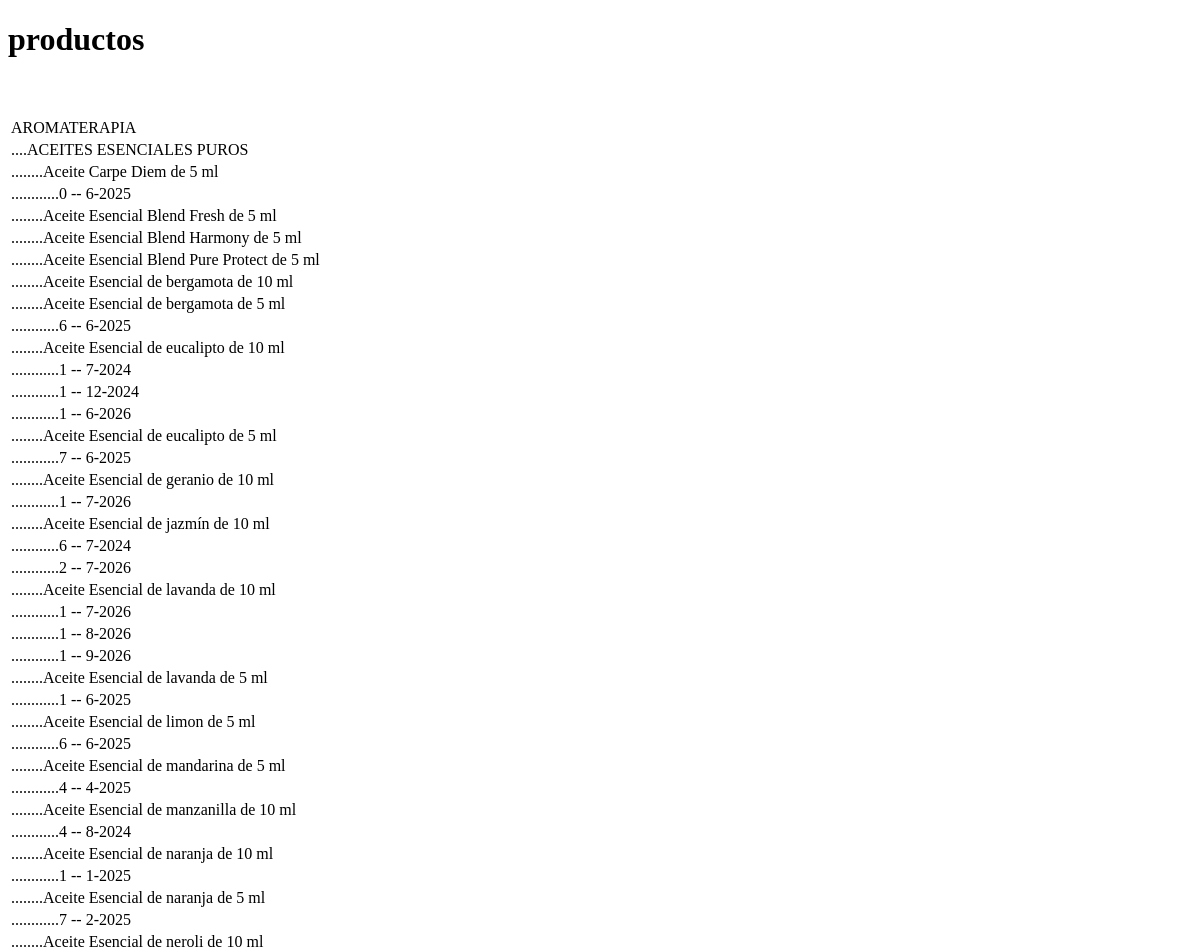
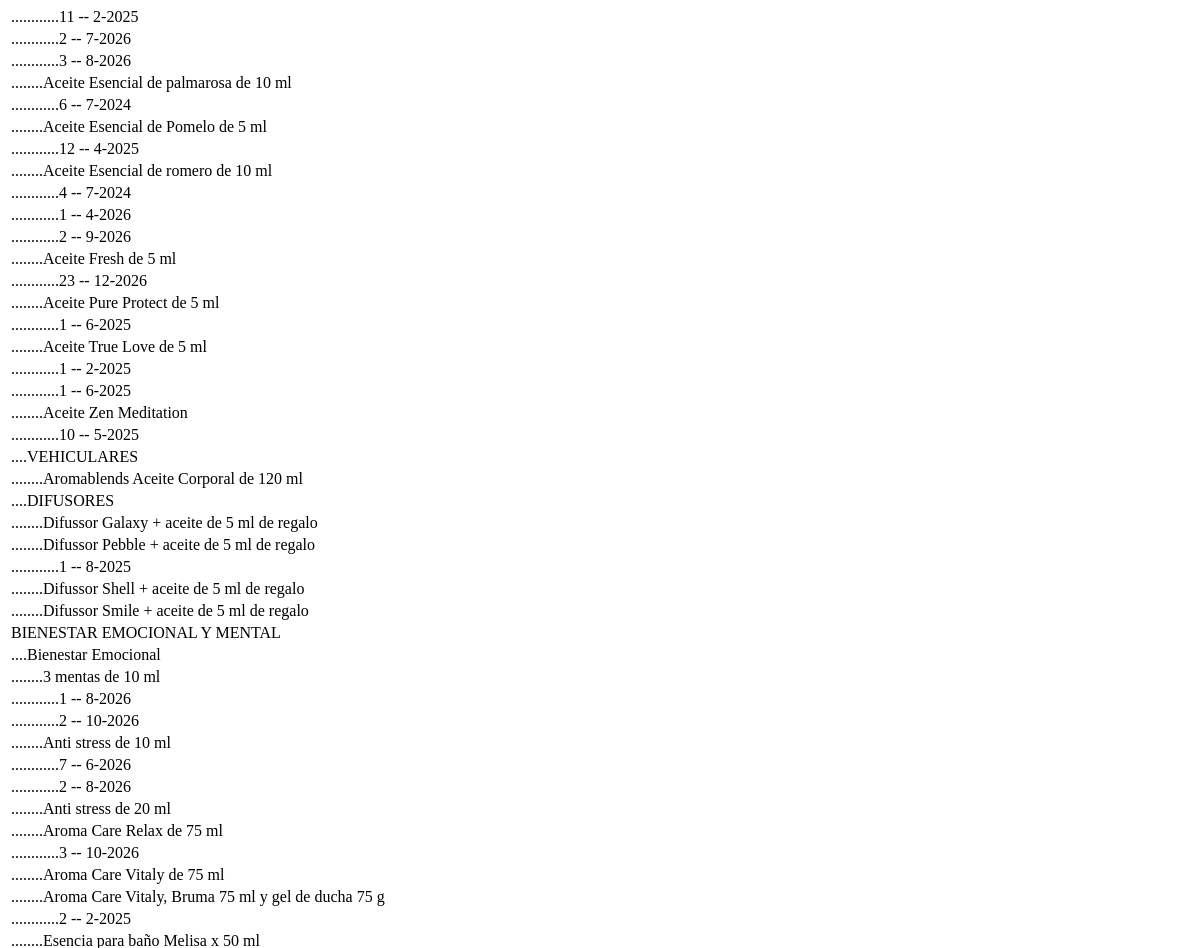
/k (upper part), run on an earlier commit of the app's database (2 pictures, top to bottom).
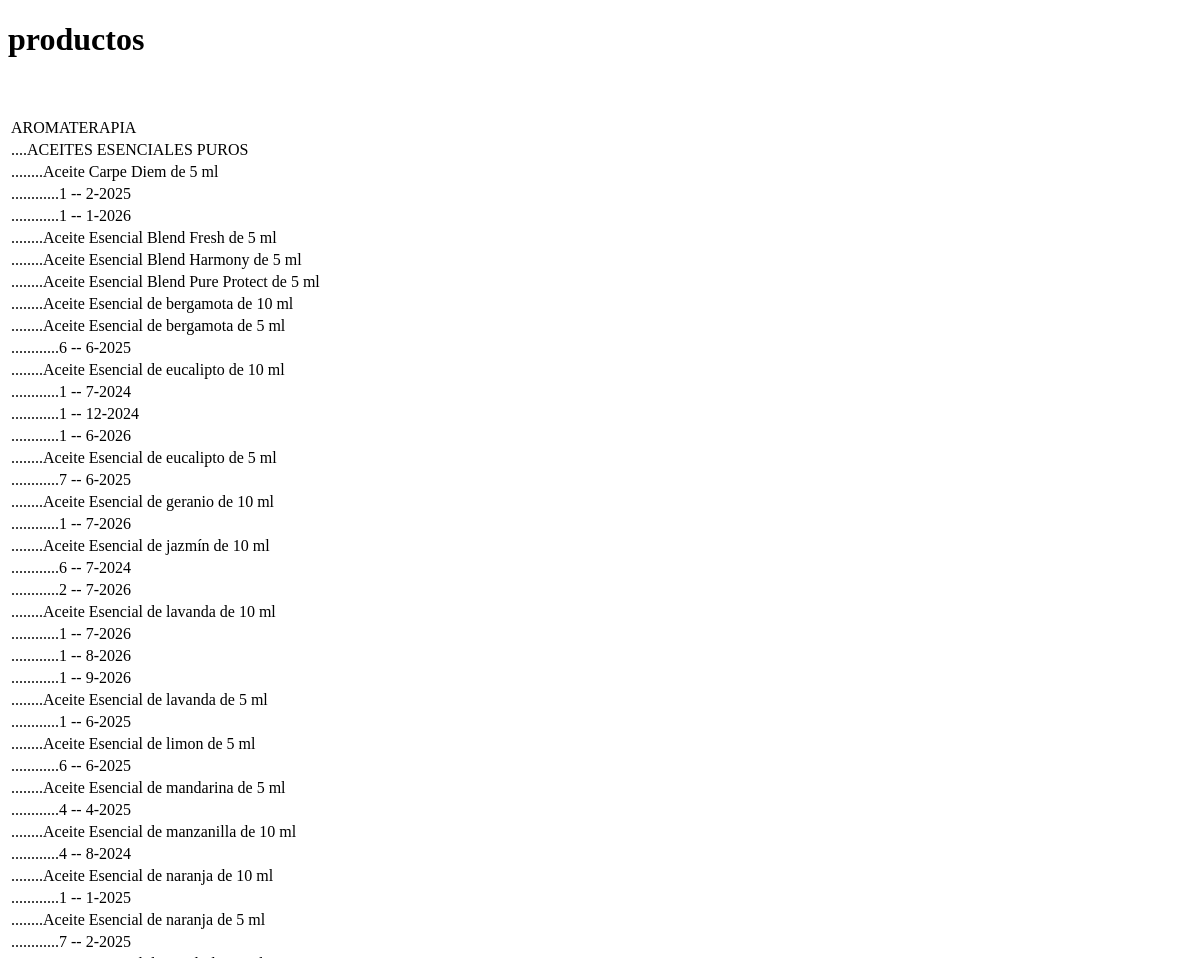
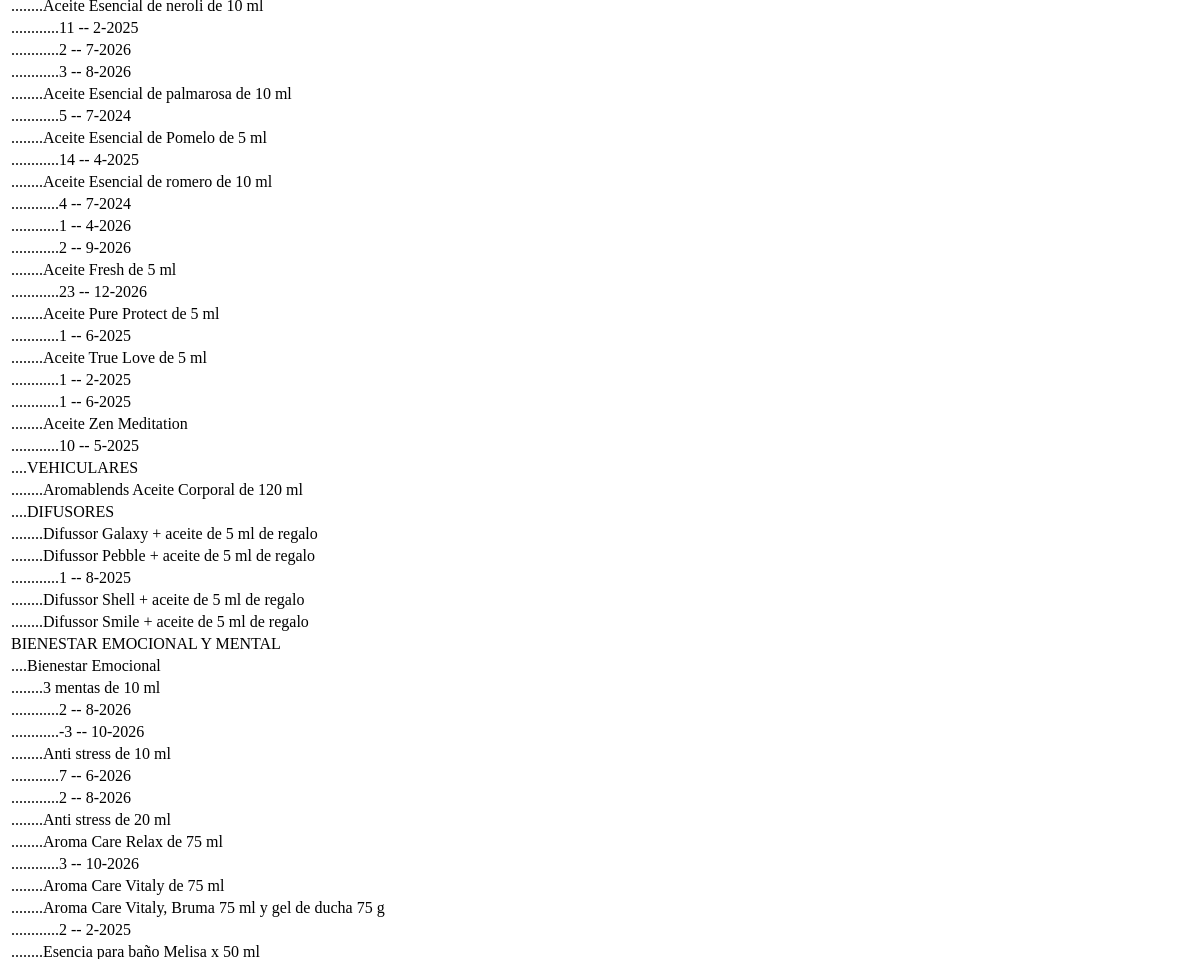
And on a later commit of the database (2 pictures, top to bottom).
### tables this page shows
CREATE TABLE "clases" (
	"id"	INTEGER NOT NULL UNIQUE,
	"clase"	TEXT NOT NULL,
	PRIMARY KEY("id" AUTOINCREMENT)
);

CREATE TABLE "subclases" (
	"id"	INTEGER NOT NULL UNIQUE,
	"subclase"	TEXT NOT NULL,
	"id_clase"	INTEGER NOT NULL,
	PRIMARY KEY("id" AUTOINCREMENT),
	FOREIGN KEY("id_clase") REFERENCES "clases"("id")
);

CREATE TABLE "productos" (
	"id"	INTEGER NOT NULL UNIQUE,
	"producto"	INTEGER NOT NULL,
	"id_clase"	INTEGER NOT NULL,
	"id_subclase"	INTEGER,
	PRIMARY KEY("id"),
	FOREIGN KEY("id_clase") REFERENCES "clases"("id"),
	FOREIGN KEY("id_subclase") REFERENCES "subclases"("id")
);

CREATE TABLE "stocks" (
	"id"	INTEGER NOT NULL UNIQUE,
	"cantidad"	INTEGER NOT NULL,
	"fecha"	INTEGER NOT NULL,
	"id_producto"	INTEGER NOT NULL,
	PRIMARY KEY("id" AUTOINCREMENT),
	FOREIGN KEY("id_producto") REFERENCES "productos"("id")
);

### app.py (the view)
@app.route('/k')
def inicio_k():
	datos = []
	k1 = []
	q1 = 'select * from clases'
	cursor.execute(q1)
	clases = cursor.fetchall()
	for clase in clases:
		k2 = []
		q2 = 'select * from subclases where id_clase = ' + str(clase[0])
		cursor.execute(q2)
		subclases = cursor.fetchall()
		for subclase in subclases:
			k3 = []
			q3 = 'select * from productos where id_clase = ' + str(clase[0]) + ' and id_subclase = ' + str(subclase[0])
			cursor.execute(q3)
			productos = cursor.fetchall()
			for producto in productos:
				k4 = []
				q4 = 'select * from stocks where id_producto = ' + str(producto[0])
				cursor.execute(q4)
				stocks = cursor.fetchall()
				for stock in stocks:
					k4.append([stock[1], stock[2]])
				k3.append([producto[1], k4])
			k2.append([subclase[1], k3])
		k1.append([clase[1], k2])
	datos.append(k1)
	return(render_template('productos_k.html', datos = datos))

### templates/productos_k.html (shortened to what this page needs)
<!DOCTYPE html>
<html lang="en">
<head>
</head>
<body>
	<h1>productos</h1>
	<br><br>
	<table>
		{% for dato in datos %}
			{% for clase in dato %}
				<tr>
					<td>{{ clase[0] }}</td>
				</tr>
				{% for subclase in clase[1] %}
					<tr>
						<td>....{{ subclase[0] }}</td>
					</tr>
					{% for producto in subclase[1] %}
						<tr>
							<td>........{{ producto[0] }}</td>
						</tr>
						{% for detalle in producto[1] %}</h2>
							<tr>
								<td>............{{ detalle[0] }} -- {{ detalle[1] }}</td>
							</tr>
						{% endfor %}
					{% endfor %}
				{% endfor %}
			{% endfor %}
		{% endfor %}
	</table>
</body>
</html>

What changed in the data, as far as the page shows it:
removed stocks: cantidad "0", fecha "6-2025", shown under productos "Aceite Carpe Diem de 5 ml"
added stocks: detalle "1", fecha "2-2025", shown under productos "Aceite Carpe Diem de 5 ml"
added stocks: detalle "1", fecha "1-2026", shown under productos "Aceite Carpe Diem de 5 ml"
changed stocks (number 23 of 39 on the later page): cantidad "6" → "5"
changed stocks (number 24 of 39 on the later page): cantidad "12" → "14"
changed stocks (number 34 of 39 on the later page): cantidad "1" → "2"
changed stocks (number 35 of 39 on the later page): cantidad "2" → "-3"
